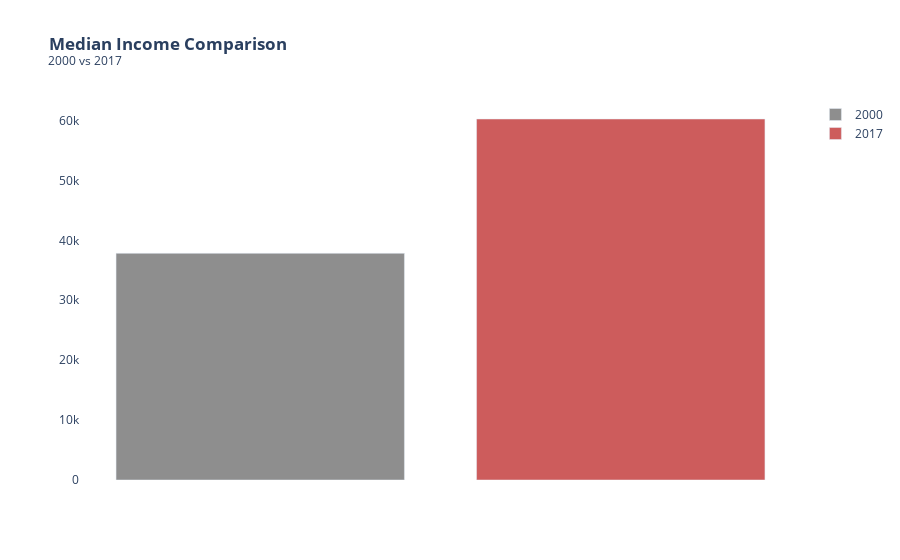

Notebook code cell kept with this figure:
### Code cell
fig = go.Figure()

fig.add_traces(
        go.Bar(
                x=['2000'],
                y=[median_df.loc[0,'Median Income']],
                name='2000',
                marker_color='rgb(142, 142, 142)'
                
        )
)



fig.add_traces(
        go.Bar(
                x=['2017'],
                y=[median_df.loc[1,'Median Income']],
                name='2017',
                marker_color='rgb(205, 92, 92)'
                
        )
)

fig.update_layout(
        title='<b> Median Income Comparison </b><br><sup> 2000 vs 2017<sup>',
        xaxis=dict(title='Year'),
        yaxis=dict(title=''),
        barmode='group',
        plot_bgcolor='rgba(0, 0, 0, 0)'
)

fig.update_xaxes(tickfont=dict(size=12), title_text='', showticklabels=False)

fig.show()

### Figure 1 — Plotly figure (JSON) as saved in the notebook; plotly's stock layout.template omitted (floating-point values rounded to 4 significant figures)
{"data": [{"marker": {"color": "rgb(142, 142, 142)"}, "name": "2000", "type": "bar", "x": ["2000"], "y": [37833]}, {"marker": {"color": "rgb(205, 92, 92)"}, "name": "2017", "type": "bar", "x": ["2017"], "y": [60250]}], "layout": {"barmode": "group", "plot_bgcolor": "rgba(0, 0, 0, 0)", "title": {"text": "<b> Median Income Comparison </b><br><sup> 2000 vs 2017<sup>"}, "xaxis": {"showticklabels": false, "tickfont": {"size": 12}, "title": {"text": ""}}, "yaxis": {"title": {"text": ""}}}}
